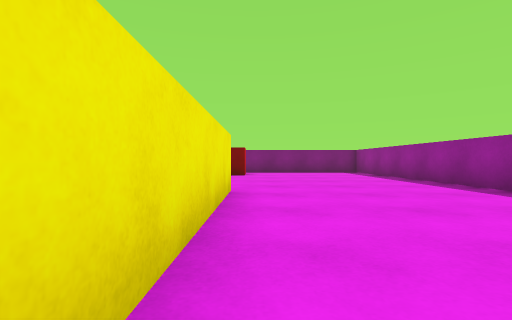
View 1 (above)

14 first-person views from a walk through a scene from a Unity 3-D project. The camera is 0.55 m above the floor, looks level and sees 85° across. The floor is counted in squares, 1 m on a side. Each view is taken from the middle of a square. On the plan, view 1 faces up. The plan holds only what a view shows up to about 9 squares ahead; the rest is blank. The player is left out.

View 2
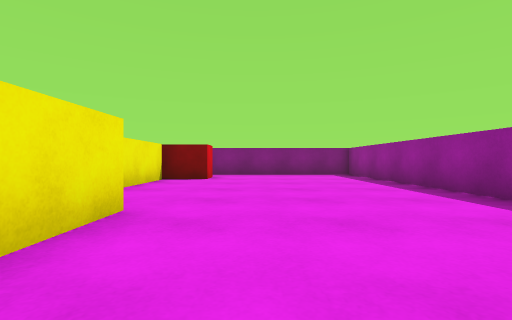

View 3
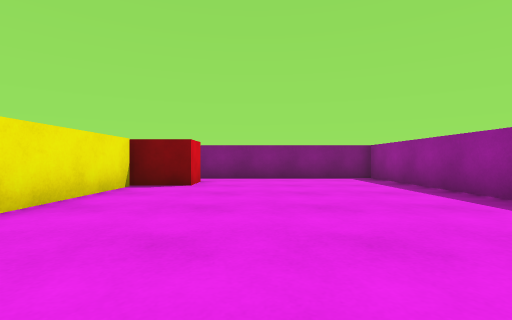

View 4
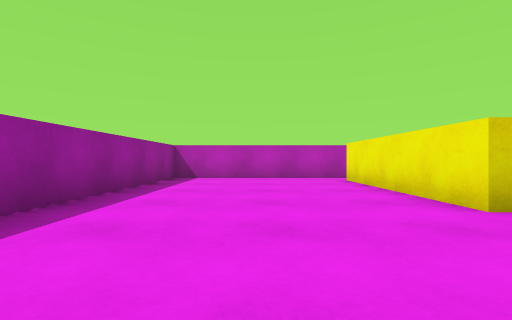

View 5
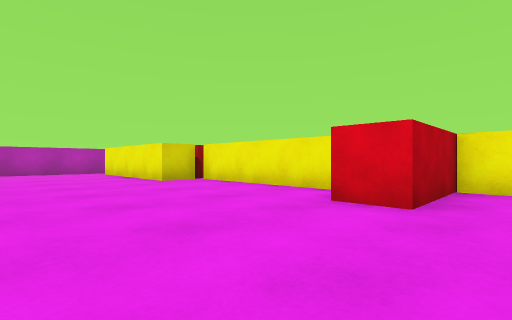

View 6
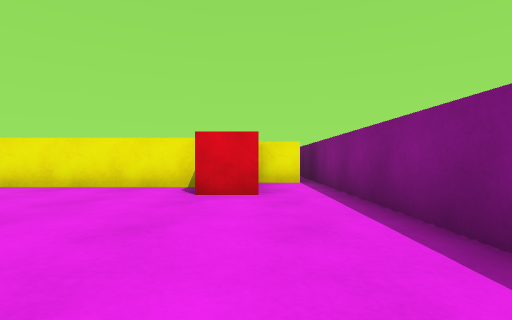

View 7
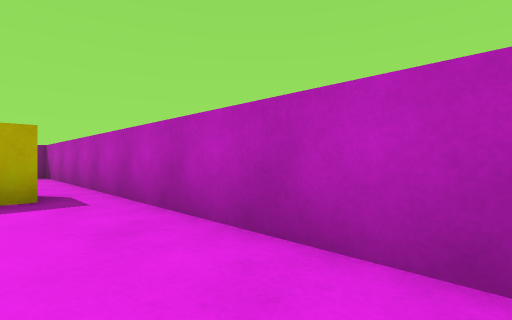

View 8
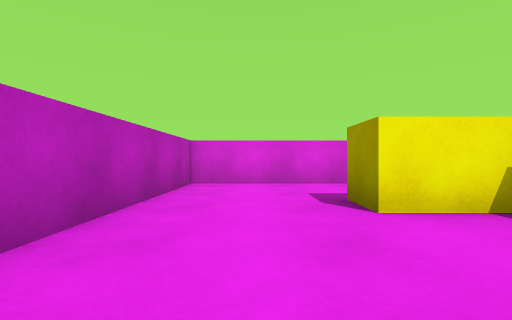

View 9
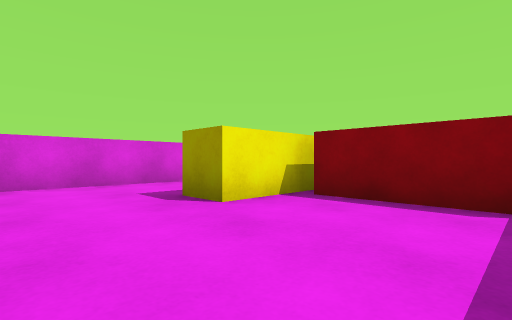

View 10
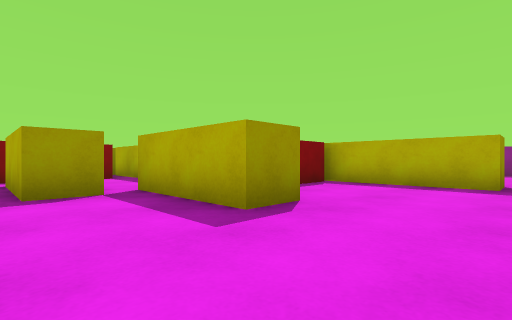

View 11
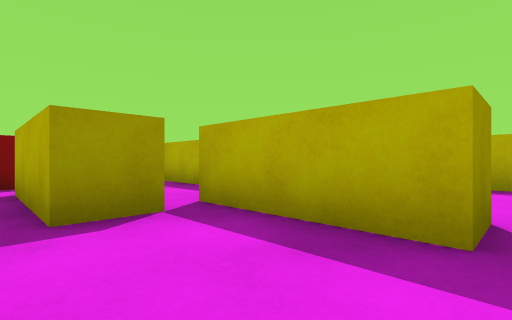

View 12
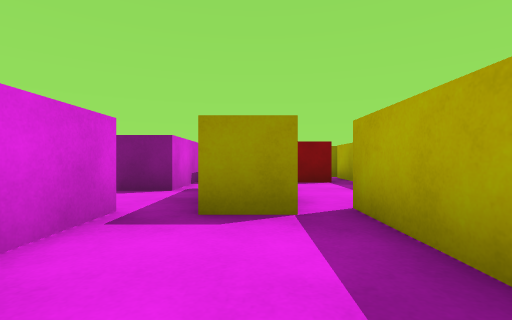

View 13
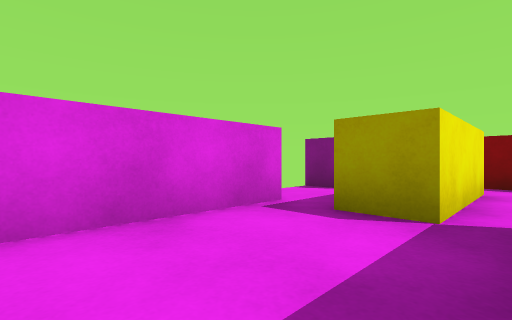

View 14
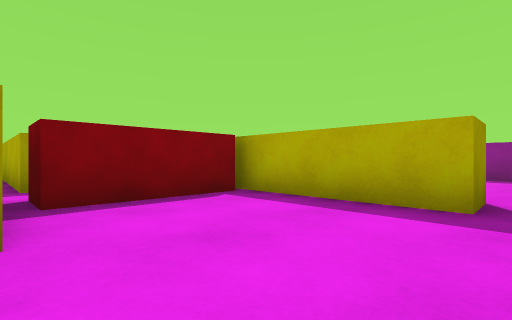

### Floor plan
Ten units are one square. View 1 is at (0, 0); x grows to the right and y downward. Boxes are objects, and circles mark ways between rooms. Rooms are numbered by the first view taken in them; rooms with no view inside come last. Other rooms are left out.
<svg viewBox="-100 -130 150 140">
<path fill="none" stroke="#000" d="M-5 5 45 5 45 -125 -44 -125M-28 -121 -28 -110 -4 -110 -4 -100 -16 -100 -16 -51 -4 -51 -4 -4M-49 -45 -49 -23 -59 -23 -59 -52M-66 -48 -76 -48M-16 -38 -45 -38M-85 -50 -85 5 -5 5M-4 -4 -14 -4 -14 -41M-66 -78 -66 -48M-45 -60 -45 -106M-51 -88 -66 -88M-76 -48 -76 -78M-85 -92 -85 -70 -95 -70M-66 -88 -78 -88"/>
<circle cx="-10" cy="0" r="3" fill="#2a7"/>
<circle cx="-80" cy="-60" r="3" fill="#2a7"/>
<circle cx="-70" cy="-80" r="3" fill="#2a7"/>
<text x="20" y="-60">1</text>
<text x="-50" y="-20">2</text>
<text x="-60" y="-70">3</text>
<text x="-80" y="-70">4</text>
</svg>
Room 1 opens to room 2. Room 2 opens to room 4. Room 3 opens to room 4.

Where each view was taken, in squares from view 1:
view 1: 0 up, 0 right, facing up
view 2: 2 up, 1 right, facing up
view 3: 4 up, 1 right, facing up
view 4: 8 up, 2 right, facing down
view 5: 12 up, 3 right, facing down-left
view 6: 11 up, 4 right, facing left
view 7: 1 up, 6 left, facing down-right
view 8: 1 up, 2 left, facing left
view 9: 0 up, 2 left, facing up-left
view 10: 0 up, 8 left, facing up-right
view 11: 2 up, 8 left, facing up-right
view 12: 2 up, 7 left, facing up
view 13: 2 up, 6 left, facing up-left
view 14: 0 up, 5 left, facing up-right
